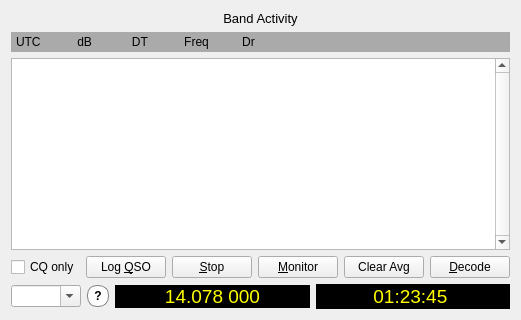
      <widget class="QWidget" name="layoutWidget">
       <layout class="QVBoxLayout" name="verticalLayout_3">
        <item>
         <widget class="QLabel" name="lh_decodes_title_label">
          <property name="maximumSize">
           <size>
            <width>500</width>
            <height>16777215</height>
           </size>
          </property>
          <property name="font">
           <font>
            <pointsize>10</pointsize>
            <bold>false</bold>
           </font>
          </property>
          <property name="text">
           <string>Band Activity</string>
          </property>
          <property name="alignment">
           <set>Qt::AlignCenter</set>
          </property>
         </widget>
        </item>
        <item>
         <widget class="QLabel" name="lh_decodes_headings_label">
          <property name="minimumSize">
           <size>
            <width>300</width>
            <height>20</height>
           </size>
          </property>
          <property name="maximumSize">
           <size>
            <width>16777215</width>
            <height>20</height>
           </size>
          </property>
          <property name="palette">
           <palette>
            <active>
             <colorrole role="Base">
              <brush brushstyle="SolidPattern">
               <color alpha="255">
                <red>252</red>
                <green>252</green>
                <blue>252</blue>
               </color>
              </brush>
             </colorrole>
             <colorrole role="Window">
              <brush brushstyle="SolidPattern">
               <color alpha="255">
                <red>170</red>
                <green>170</green>
                <blue>170</blue>
               </color>
              </brush>
             </colorrole>
            </active>
            <inactive>
             <colorrole role="Base">
              <brush brushstyle="SolidPattern">
               <color alpha="255">
                <red>252</red>
                <green>252</green>
                <blue>252</blue>
               </color>
              </brush>
             </colorrole>
             <colorrole role="Window">
              <brush brushstyle="SolidPattern">
               <color alpha="255">
                <red>170</red>
                <green>170</green>
                <blue>170</blue>
               </color>
              </brush>
             </colorrole>
            </inactive>
            <disabled>
             <colorrole role="Base">
              <brush brushstyle="SolidPattern">
               <color alpha="255">
                <red>170</red>
                <green>170</green>
                <blue>170</blue>
               </color>
              </brush>
             </colorrole>
             <colorrole role="Window">
              <brush brushstyle="SolidPattern">
               <color alpha="255">
                <red>170</red>
                <green>170</green>
                <blue>170</blue>
               </color>
              </brush>
             </colorrole>
            </disabled>
           </palette>
          </property>
          <property name="autoFillBackground">
           <bool>true</bool>
          </property>
          <property name="text">
           <string>UTC           dB            DT           Freq          Dr </string>
          </property>
          <property name="textFormat">
           <enum>Qt::PlainText</enum>
          </property>
          <property name="indent">
           <number>5</number>
          </property>
         </widget>
        </item>
        <item>
         <widget class="DisplayText" name="decodedTextBrowser">
          <property name="frameShape">
           <enum>QFrame::StyledPanel</enum>
          </property>
          <property name="verticalScrollBarPolicy">
           <enum>Qt::ScrollBarAlwaysOn</enum>
          </property>
          <property name="horizontalScrollBarPolicy">
           <enum>Qt::ScrollBarAsNeeded</enum>
          </property>
          <property name="cursorWidth">
           <number>0</number>
          </property>
          <property name="textInteractionFlags">
           <set>Qt::TextSelectableByKeyboard|Qt::TextSelectableByMouse</set>
          </property>
         </widget>
        </item>
        <item>
         <layout class="QHBoxLayout" name="horizontalLayout">
          <item>
           <widget class="QCheckBox" name="cbCQonly">
            <property name="toolTip">
             <string>CQ messages only</string>
            </property>
            <property name="text">
             <string>CQ only</string>
            </property>
           </widget>
          </item>
          <item>
           <widget class="QPushButton" name="logQSOButton">
            <property name="minimumSize">
             <size>
              <width>50</width>
              <height>0</height>
             </size>
            </property>
            <property name="toolTip">
             <string>Enter this QSO in log</string>
            </property>
            <property name="text">
             <string>Log &amp;QSO</string>
            </property>
           </widget>
          </item>
          <item>
           <widget class="QPushButton" name="stopButton">
            <property name="minimumSize">
             <size>
              <width>50</width>
              <height>0</height>
             </size>
            </property>
            <property name="toolTip">
             <string>Stop monitoring</string>
            </property>
            <property name="text">
             <string>&amp;Stop</string>
            </property>
           </widget>
          </item>
          <item>
           <widget class="QPushButton" name="monitorButton">
            <property name="minimumSize">
             <size>
              <width>50</width>
              <height>0</height>
             </size>
            </property>
            <property name="toolTip">
             <string>Toggle monitoring On/Off</string>
            </property>
            <property name="styleSheet">
             <string notr="true">QPushButton:checked {
    color: #000000;
	background-color: #00ff00;
    border-style: outset;
	border-width: 1px;
	border-radius: 5px;
    border-color: black;
	min-width: 5em;
	padding: 3px;
}</string>
            </property>
            <property name="text">
             <string>&amp;Monitor</string>
            </property>
            <property name="checkable">
             <bool>true</bool>
            </property>
            <property name="checked">
             <bool>false</bool>
            </property>
           </widget>
          </item>
          <item>
           <widget class="QPushButton" name="ClrAvgButton">
            <property name="enabled">
             <bool>true</bool>
            </property>
            <property name="toolTip">
             <string>&lt;html&gt;&lt;head/&gt;&lt;body&gt;&lt;p&gt;Clear the accumulating message average.&lt;/p&gt;&lt;/body&gt;&lt;/html&gt;</string>
            </property>
            <property name="accessibleDescription">
             <string>Clear the accumulating message average.</string>
            </property>
            <property name="text">
             <string>Clear Avg</string>
            </property>
           </widget>
          </item>
          <item>
           <widget class="QPushButton" name="DecodeButton">
            <property name="minimumSize">
             <size>
              <width>50</width>
              <height>0</height>
             </size>
            </property>
            <property name="toolTip">
             <string>&lt;html&gt;&lt;head/&gt;&lt;body&gt;&lt;p&gt;Decode most recent Rx period at QSO Frequency&lt;/p&gt;&lt;/body&gt;&lt;/html&gt;</string>
            </property>
            <property name="accessibleDescription">
             <string>Decode most recent Rx period at QSO Frequency</string>
            </property>
            <property name="styleSheet">
             <string notr="true">QPushButton:checked {
	color: rgb(0, 0, 0);
	background-color: cyan;
	border-style: outset;
	border-width: 1px;
	border-radius: 5px;
	border-color: black;
	min-width: 5em;
	padding: 3px;
}</string>
            </property>
            <property name="text">
             <string>&amp;Decode</string>
            </property>
            <property name="checkable">
             <bool>true</bool>
            </property>
           </widget>
          </item>
         </layout>
        </item>
        <item>
         <layout class="QGridLayout" name="gridLayout_4">
          <item row="0" column="0">
           <widget class="QComboBox" name="bandComboBox">
            <property name="maximumSize">
             <size>
              <width>70</width>
              <height>16777215</height>
             </size>
            </property>
            <property name="toolTip">
             <string>&lt;html&gt;&lt;head/&gt;&lt;body&gt;&lt;p&gt;Select operating band or enter frequency in MHz or enter kHz increment followed by k.&lt;/p&gt;&lt;/body&gt;&lt;/html&gt;</string>
            </property>
            <property name="accessibleName">
             <string>Frequency entry</string>
            </property>
            <property name="accessibleDescription">
             <string>Select operating band or enter frequency in MHz or enter kHz increment followed by k.</string>
            </property>
            <property name="editable">
             <bool>true</bool>
            </property>
            <property name="insertPolicy">
             <enum>QComboBox::NoInsert</enum>
            </property>
           </widget>
          </item>
          <item row="0" column="1">
           <widget class="QPushButton" name="readFreq">
            <property name="enabled">
             <bool>false</bool>
            </property>
            <property name="toolTip">
             <string>&lt;html&gt;&lt;head/&gt;&lt;body&gt;&lt;p&gt;If orange or red there has been a rig control failure, click to reset and read the dial frequency.  S implies split mode.&lt;/p&gt;&lt;/body&gt;&lt;/html&gt;</string>
            </property>
            <property name="accessibleDescription">
             <string>If orange or red there has been a rig control failure, click to reset and read the dial frequency. S implies split mode.</string>
            </property>
            <property name="styleSheet">
             <string notr="true">QPushButton {
 font-family: helvetica;
 font-size: 9pt;
 font-weight: bold;
 background-color: white;
 color: black;
 border-style: solid;
 border-width:1px;
 border-radius:10px;
 border-color: gray;
 max-width:20px;
 max-height:20px;
 min-width:20px;
 min-height:20px;
}
QPushButton[state=&quot;error&quot;] {
 background-color: red;
}
QPushButton[state=&quot;warning&quot;] {
 background-color: orange;
}
QPushButton[state=&quot;ok&quot;] {
 background-color: #00ff00;
}</string>
            </property>
            <property name="text">
             <string>?</string>
            </property>
           </widget>
          </item>
          <item row="0" column="2">
           <widget class="QLabel" name="labDialFreq">
            <property name="sizePolicy">
             <sizepolicy hsizetype="Minimum" vsizetype="Fixed">
              <horstretch>0</horstretch>
              <verstretch>0</verstretch>
             </sizepolicy>
            </property>
            <property name="font">
             <font>
              <family>MS Shell Dlg 2</family>
              <pointsize>14</pointsize>
             </font>
            </property>
            <property name="toolTip">
             <string>USB dial frequency</string>
            </property>
            <property name="styleSheet">
             <string notr="true">QLabel {
  font-family: MS Shell Dlg 2;
  font-size: 14pt;
   color : yellow;
   background-color : black;
}
QLabel[oob=&quot;true&quot;] {
  background-color: red;
}</string>
            </property>
            <property name="text">
             <string>14.078 000</string>
            </property>
            <property name="alignment">
             <set>Qt::AlignCenter</set>
            </property>
            <property name="margin">
             <number>5</number>
            </property>
           </widget>
          </item>
          <item row="0" column="3">
           <widget class="QLabel" name="labUTC">
            <property name="sizePolicy">
             <sizepolicy hsizetype="Minimum" vsizetype="Fixed">
              <horstretch>0</horstretch>
              <verstretch>0</verstretch>
             </sizepolicy>
            </property>
            <property name="font">
             <font>
              <family>MS Shell Dlg 2</family>
              <pointsize>14</pointsize>
             </font>
            </property>
            <property name="styleSheet">
             <string notr="true">QLabel {
  font-family: MS Shell Dlg 2;
  font-size: 14pt;
  background-color : black;
  color : yellow;
}</string>
            </property>
            <property name="frameShape">
             <enum>QFrame::StyledPanel</enum>
            </property>
            <property name="frameShadow">
             <enum>QFrame::Sunken</enum>
            </property>
            <property name="lineWidth">
             <number>2</number>
            </property>
            <property name="midLineWidth">
             <number>0</number>
            </property>
            <property name="text">
             <string>&lt;html&gt;&lt;head/&gt;&lt;body&gt;&lt;p align=&quot;center&quot;&gt; 01:23:45 &lt;/p&gt;&lt;/body&gt;&lt;/html&gt;</string>
            </property>
            <property name="alignment">
             <set>Qt::AlignCenter</set>
            </property>
            <property name="margin">
             <number>5</number>
            </property>
           </widget>
          </item>
         </layout>
        </item>
       </layout>
      </widget>
